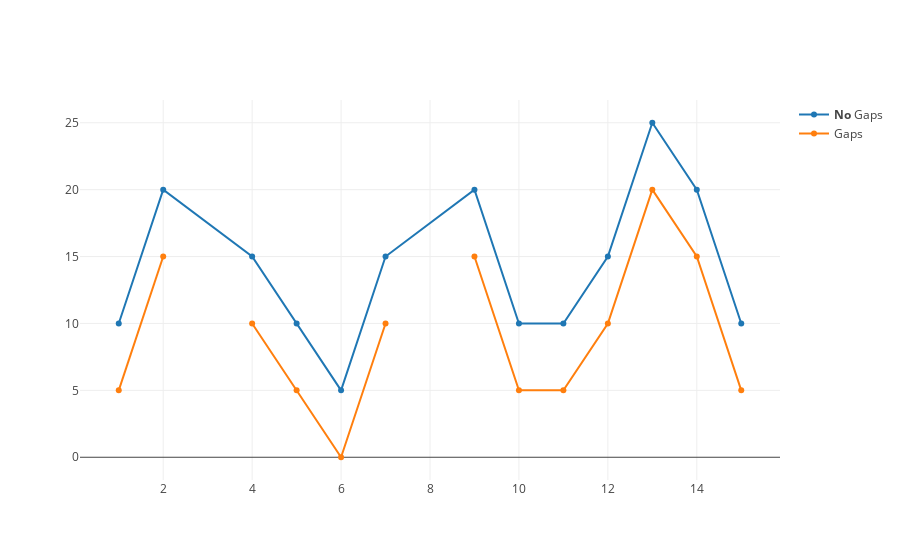

The notebook cell this image was saved under:
### Code cell
import plotly.graph_objs as go

trace1 = go.Scatter(
    x=[1, 2, 3, 4, 5, 
       6, 7, 8, 9, 10,
       11, 12, 13, 14, 15],
    y=[10, 20, None, 15, 10,
       5, 15, None, 20, 10,
       10, 15, 25, 20, 10],
    name = '<b>No</b> Gaps', # Style name/legend entry with html tags
    connectgaps=True
)
trace2 = go.Scatter(
    x=[1, 2, 3, 4, 5,
       6, 7, 8, 9, 10,
       11, 12, 13, 14, 15],
    y=[5, 15, None, 10, 5,
       0, 10, None, 15, 5,
       5, 10, 20, 15, 5],
    name = 'Gaps',
)

data = [trace1, trace2]

fig = dict(data=data)
iplot(fig, filename='simple-connectgaps')

#iplot([{"x": [1, 2, None, 1, 4], "y": [3, 3, None, 6, 6]}])

### Figure 1 — Plotly figure (JSON) as saved in the notebook; plotly's stock layout.template omitted (floating-point values rounded to 4 significant figures)
{"data": [{"connectgaps": true, "name": "<b>No</b> Gaps", "type": "scatter", "x": [1, 2, 3, 4, 5, 6, 7, 8, 9, 10, 11, 12, 13, 14, 15], "y": [10, 20, null, 15, 10, 5, 15, null, 20, 10, 10, 15, 25, 20, 10]}, {"name": "Gaps", "type": "scatter", "x": [1, 2, 3, 4, 5, 6, 7, 8, 9, 10, 11, 12, 13, 14, 15], "y": [5, 15, null, 10, 5, 0, 10, null, 15, 5, 5, 10, 20, 15, 5]}], "layout": {}}
